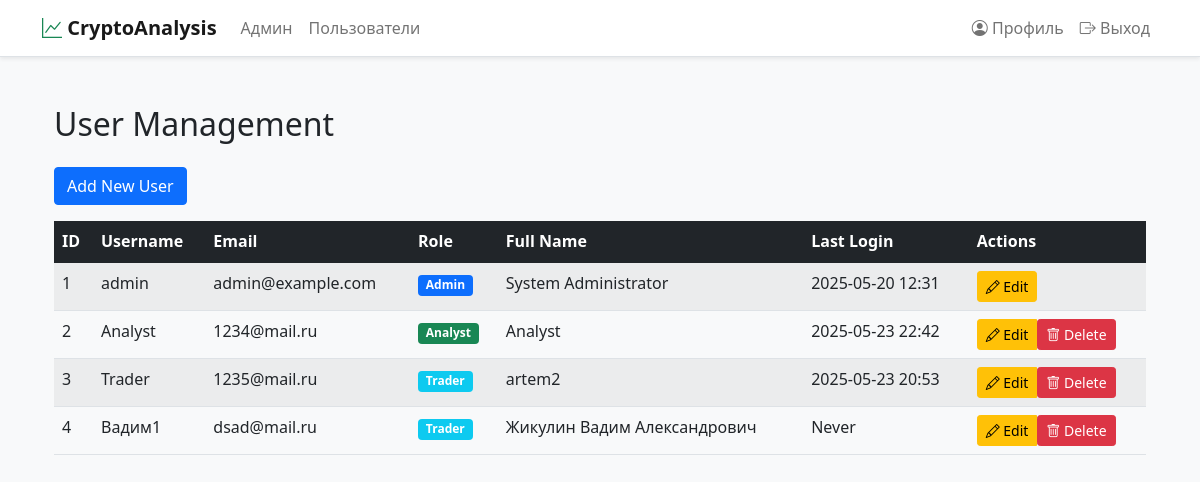
Before: /admin/users (signed in) with the older database file.
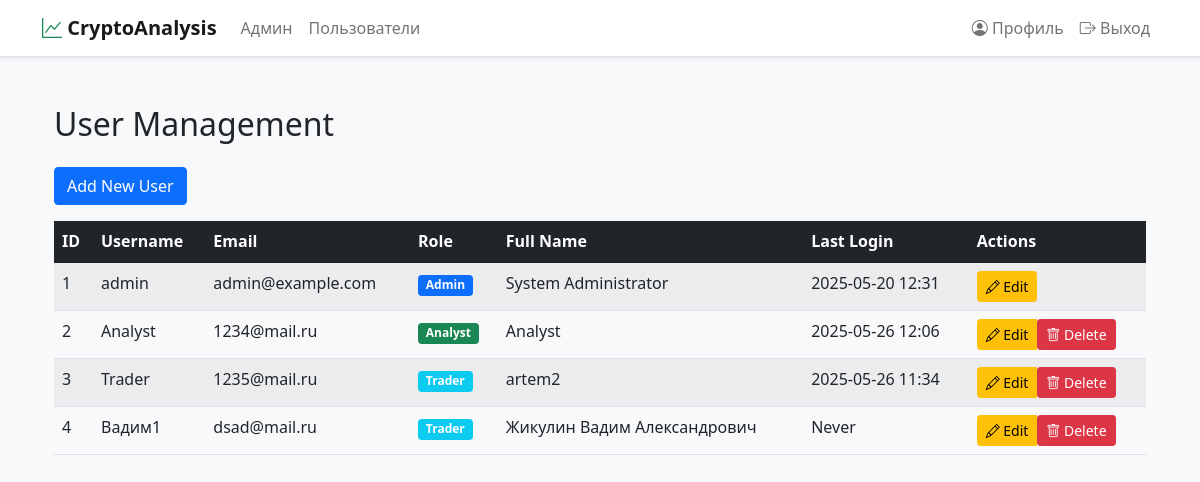
After: the same page with the newer database file.
### app.py (models this page shows, shortened)
class User(UserMixin, db.Model):
    id = db.Column(db.Integer, primary_key=True)
    username = db.Column(db.String(80), unique=True, nullable=False)
    email = db.Column(db.String(120), unique=True, nullable=False)
    password_hash = db.Column(db.String(128))
    role = db.Column(db.String(20), nullable=False)
    full_name = db.Column(db.String(100))
    last_login = db.Column(db.DateTime)

### app.py (the view)
@app.route('/admin/users')
@login_required
def admin_users():
    if current_user.role != 'admin':
        flash('Доступ запрещен', 'danger')
        return redirect(url_for('home'))
    users = User.query.all()
    add_form = RegistrationForm(prefix='add')
    edit_form = UserEditForm(prefix='edit')
    return render_template('admin/users.html',
                           users=users,
                           add_form=add_form,
                           edit_form=edit_form)

### app.py (called while the page is built)
@login_manager.user_loader
def load_user(user_id):
    return User.query.get(int(user_id))

### templates/admin/users.html (shortened to what this page needs)
{% extends "base.html" %}
{% block content %}
<div class="container">
    <h2 class="my-4">User Management</h2>
    <div class="mb-3">
        <button class="btn btn-primary" data-bs-toggle="modal" data-bs-target="#addUserModal">
            Add New User
        </button>
    </div>
    <div class="table-responsive">
        <table class="table table-striped table-hover">
            <thead class="table-dark">
                <tr>
                    <th>ID</th>
                    <th>Username</th>
                    <th>Email</th>
                    <th>Role</th>
                    <th>Full Name</th>
                    <th>Last Login</th>
                    <th>Actions</th>
                </tr>
            </thead>
            <tbody>
                {% for user in users %}
                <tr>
                    <td>{{ user.id }}</td>
                    <td>{{ user.username }}</td>
                    <td>{{ user.email }}</td>
                    <td>
                        <span class="badge bg-{{ 'primary' if user.role == 'admin' else 'success' if user.role == 'analyst' else 'info' }}">
                            {{ user.role|capitalize }}
                        </span>
                    </td>
                    <td>{{ user.full_name }}</td>
                    <td>{{ user.last_login.strftime('%Y-%m-%d %H:%M') if user.last_login else 'Never' }}</td>
                    <td>
                        <div class="btn-group" role="group">
                            <a href="{{ url_for('edit_user', user_id=user.id) }}"
                               class="btn btn-sm btn-warning"
                               title="Edit">
                                <i class="bi bi-pencil"></i> Edit
                            </a>
                            {% if current_user.id != user.id %}
                            <form action="{{ url_for('delete_user', user_id=user.id) }}" method="POST" class="d-inline">
                                <button type="submit"
                                        class="btn btn-sm btn-danger"
                                        onclick="return confirm('Are you sure you want to delete this user?')"
                                        title="Delete">
                                    <i class="bi bi-trash"></i> Delete
                                </button>
                            </form>
                            {% endif %}
                        </div>
                    </td>
                </tr>
                {% endfor %}
            </tbody>
        </table>
    </div>
</div>
{% endblock %}

### templates/base.html (shortened to what this page needs)
<!DOCTYPE html>
<html lang="ru">
<head>
    <link rel="stylesheet" href="{{ url_for('static', filename='css/styles.css') }}">
    <link href="https://cdn.jsdelivr.net/npm/bootstrap@5.1.3/dist/css/bootstrap.min.css" rel="stylesheet">
    <link href="https://cdn.jsdelivr.net/npm/bootstrap-icons@1.10.5/font/bootstrap-icons.css" rel="stylesheet">
</head>
<body class="bg-light text-dark d-flex flex-column min-vh-100">
<nav class="navbar navbar-expand-lg navbar-light bg-white border-bottom shadow-sm">
    <div class="container">
        <a class="navbar-brand fw-bold" href="{{ url_for('home') }}">
            <i class="bi bi-graph-up text-success"></i> CryptoAnalysis
        </a>
        <div class="collapse navbar-collapse" id="navbarNav">
            <ul class="navbar-nav me-auto mb-2 mb-lg-0">
                {% if current_user.is_authenticated %}
                    {% if current_user.role == 'admin' %}
                        <li class="nav-item"><a class="nav-link" href="{{ url_for('admin_dashboard') }}">Админ</a></li>
                        <li class="nav-item"><a class="nav-link" href="{{ url_for('admin_users') }}">Пользователи</a></li>
                    {% elif current_user.role == 'trader' %}
                        <li class="nav-item"><a class="nav-link" href="{{ url_for('trader_dashboard') }}">Трейдер</a></li>
                        <li class="nav-item"><a class="nav-link" href="{{ url_for('trader_market') }}">Маркет</a></li>
                    {% elif current_user.role == 'analyst' %}
                        <li class="nav-item"><a class="nav-link" href="{{ url_for('analyst_dashboard') }}">Аналитик</a></li>
                        <li class="nav-item"><a class="nav-link" href="{{ url_for('analyze') }}">Анализ</a></li>
                    {% endif %}
                {% endif %}
            </ul>
            <ul class="navbar-nav">
                {% if current_user.is_authenticated %}
                    <li class="nav-item">
                        <a class="nav-link" href="{{ url_for('profile') }}">
                            <i class="bi bi-person-circle"></i> Профиль
                        </a>
                    </li>
                    <li class="nav-item">
                        <a class="nav-link" href="{{ url_for('logout') }}">
                            <i class="bi bi-box-arrow-right"></i> Выход
                        </a>
                    </li>
                {% else %}
                    <li class="nav-item"><a class="nav-link" href="{{ url_for('login') }}">Вход</a></li>
                    <li class="nav-item"><a class="nav-link" href="{{ url_for('register') }}">Регистрация</a></li>
                {% endif %}
            </ul>
        </div>
    </div>
</nav>
<main class="container my-4 flex-grow-1">
    {% block content %}{% endblock %}
</main>
</body>
</html>

### static/static/styles.css (style rules this page uses)
body { background-color: #f8f9fa; font-family: -apple-system, BlinkMacSystemFont, 'Segoe UI', Roboto, 'Helvetica Neue', Arial, sans-serif; color: #212529; }
.navbar-brand { font-weight: 600; font-size: 1.25rem; }
.table-responsive { overflow-x: auto; }
.table { margin-bottom: 0; border-collapse: collapse; }
.table th { border-top: none; font-weight: 600; background-color: #f1f3f5; }
.text-success { color: #28a745 !important; }

Changed rows visible on the page:
changed User "Analyst": last_login "2025-05-23 22:42" → "2025-05-26 12:06"
changed User "1235@mail.ru": last_login "2025-05-23 20:53" → "2025-05-26 11:34"
